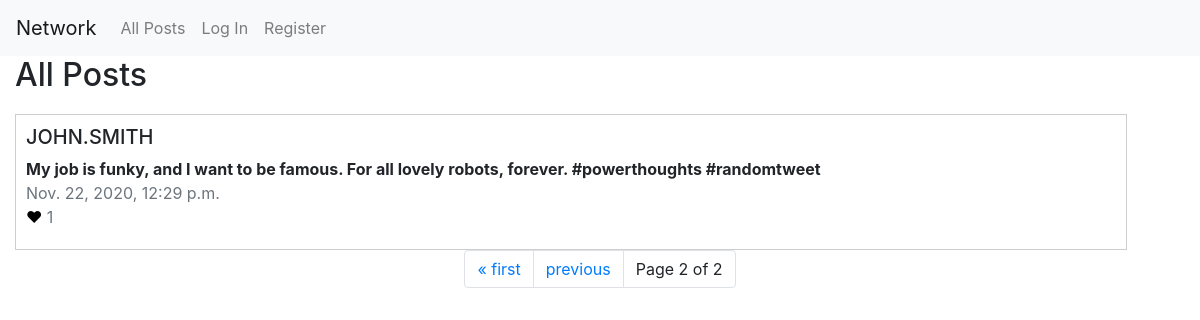
Screenshot of /?page=2 with the database file from the repository.
### network/models.py (models this page shows)
class Post(models.Model):
    user = models.ForeignKey("User", on_delete=models.CASCADE, related_name="posts")
    body = models.TextField(blank=True, max_length=280)
    timestamp = models.DateTimeField(auto_now_add=True)
    like = models.ManyToManyField("User", related_name="post_likes", blank=True)
    def num_likes(self):
        return self.like.count()

class User(AbstractUser):
    pass

### network/views.py (the view)
# urls.py: path("", views.index, name="index"),
def index(request):
    if request.method == "POST":
        form = NewPostForm(request.POST)
        if form.is_valid():
            body = form.cleaned_data["body"]
            user = request.user
            if request.user.is_authenticated:
                post = Post(user=user, body=body)
                post.save()
            else:
                pass
        return HttpResponseRedirect(reverse("index"))
    else:
        post_list = Post.objects.all().order_by('-timestamp')
        paginator = Paginator(post_list, 10) # Show 10 posts per page.
        page_number = request.GET.get('page')
        page_obj = paginator.get_page(page_number)
        return render(request, "network/index.html", {
            "newpostform": NewPostForm(),
            "page_obj": page_obj
        })

### network/templates/network/index.html (shortened to what this page needs)
{% extends "network/layout.html" %}
{% load static %}
{% block body %}
<div class="container-fluid">
    <h2>All Posts</h2>
    {% for post in page_obj %}
        <div class="box">
            <h5><a href="{% url 'profile' post.user.id %}" alt="View {{ post.user }}'s profile" class="user">{{ post.user|upper }}</a></h5>
            <p class="post-body" id="post-body-{{ post.id }}">{{ post.body }}</p>
            <p class="text-secondary date">{{ post.timestamp }}</p>
            {% if user in post.like.all %}
                <p class="like" id="{{ post.id }}" style="color:red;"><a href="javascript:void(0);">♥</a></p>
            {% else %}
                <p class="like" id="{{ post.id }}" style="color:black;"><a href="javascript:void(0);">♥</a></p>
            {% endif %}
            <p class="text-secondary like" id="count-like-{{ post.id }}">{{ post.num_likes }}</p>
        </div>
    {% endfor %}
    <nav>
    <ul class="pagination justify-content-center">
        {% if page_obj.has_previous %}
            <li class="page-item"><a class="page-link" href="?page=1">&laquo; first</a></li>
            <li class="page-item"><a class="page-link" href="?page={{ page_obj.previous_page_number }}">previous</a></li>
        {% endif %}
        <li class="page-item"><a class="page-link">Page {{ page_obj.number }} of {{ page_obj.paginator.num_pages }}</a></li>
    </ul>
</nav>
</div>
{% endblock %}

### network/static/network/styles.css (style rules this page uses)
a, a:hover, a:focus, a:active { color: inherit; }
.box { border: 1px solid #cecece; width: 95%; margin-top: 20px; padding-top: 10px; padding-right: 10px; padding-bottom: 20px; padding-left: 10px; }
.post-body { font-weight: bold; margin: 0; }
.like { display: inline; margin: 0; }
.date { margin: 0; }

### rows the page displays
Post: user "JOHN.SMITH", body "My job is funky, and I want to be famous. For all lovely robots, forever. #powerthoughts #randomtweet", timestamp "Nov. 22, 2020, 12:29 p.m.", num_likes "1"

### other values shown
{{ page_obj.number }} "2"
{{ page_obj.paginator.num_pages }} "2"
